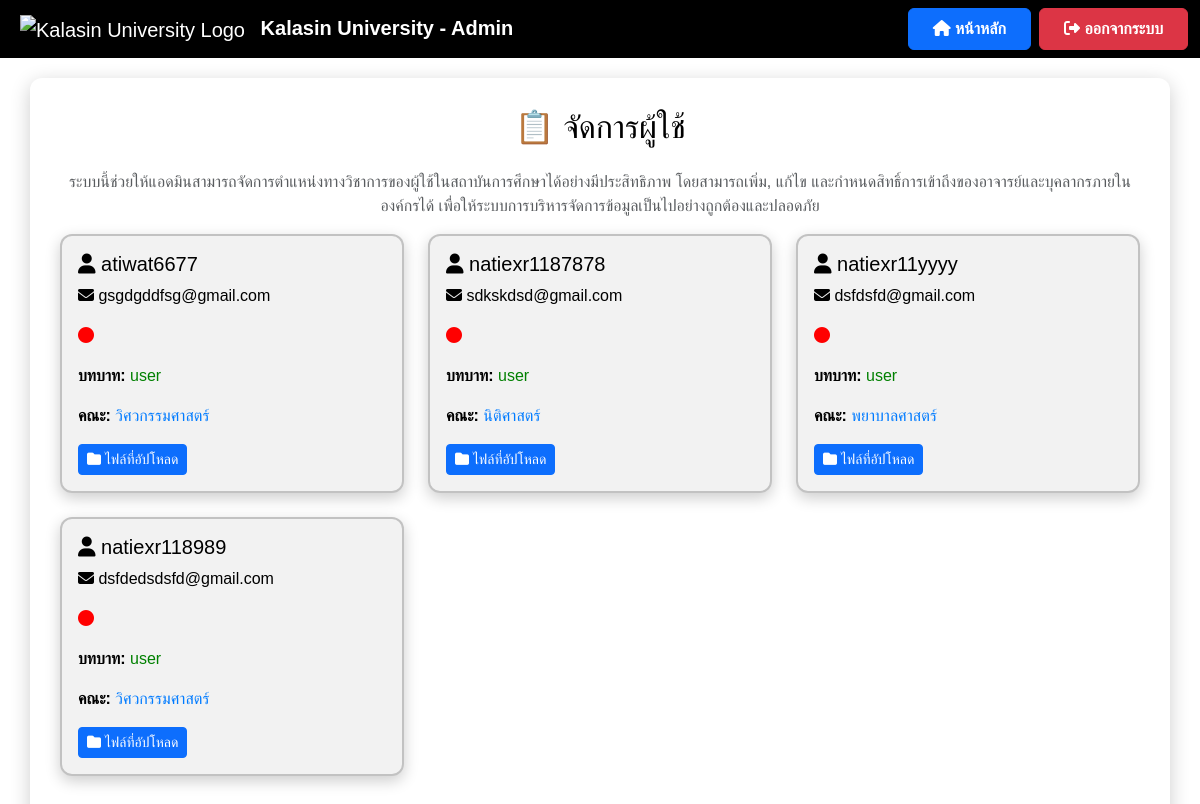
Page /manage_users_kana (signed in) on the committed database.
### app.py (models this page shows)
class User(db.Model):
    id = db.Column(db.Integer, primary_key=True)
    username = db.Column(db.String(100), unique=True, nullable=False)
    email = db.Column(db.String(150), unique=True, nullable=False)  # ✅ เพิ่ม email
    password = db.Column(db.String(200), nullable=False)
    role = db.Column(db.String(10), nullable=False, default='user')
    files = db.relationship('File', backref='user', lazy=True)
    faculty = db.Column(db.String(100), nullable=True)

### app.py (the view)
@app.route('/manage_users_kana')
def manage_users_kana():
    if 'role' not in session or session['role'] not in ['admin', 'admin_university']:
        flash("❌ คุณไม่มีสิทธิ์เข้าถึงหน้านี้!", "danger")
        return redirect(url_for('admin_login'))  # Redirect to login page if not admin
    users = User.query.filter(~User.role.in_(['admin', 'admin_university'])).all()
    return render_template('manage_users_kana.html', users=users)

### app.py (called while the page is built)
@app.template_filter('faculty_th')
def faculty_th(code):
    mapping = {
        'engineering': 'วิศวกรรมศาสตร์',
        'science':     'วิทยาศาสตร์',
        'education':   'ครุศาสตร์',
        'nursing':     'พยาบาลศาสตร์',
        'law':         'นิติศาสตร์',
        'arts':        'ศิลปศาสตร์'
    }
    return mapping.get(code, code or "ไม่ระบุคณะ")

### templates/manage_users_kana.html (shortened to what this page needs)
<!DOCTYPE html>
<html lang="th">
<head>
    <link href="https://cdn.jsdelivr.net/npm/bootstrap@5.3.3/dist/css/bootstrap.min.css" rel="stylesheet">
    <link rel="stylesheet" href="https://cdnjs.cloudflare.com/ajax/libs/font-awesome/6.4.2/css/all.min.css">
</head>
<body>
    <nav class="navbar navbar-expand-lg navbar-dark">
        <div class="container-fluid">
            <a class="navbar-brand ms-2" href="{{ url_for('admin_dashboard') }}">
                <img src="https://upload.wikimedia.org/wikipedia/th/4/4e/Kalasin_University_Seal.svg"
                     alt="Kalasin University Logo"
                     style="height: 50px; margin-right: 10px;">
                <strong>Kalasin University - Admin</strong>
            </a>
            <div class="ms-auto d-flex">
                <a href="{{ url_for('admin_dashboard') }}" class="btn btn-primary fw-bold px-4 py-2 me-2">
                    <i class="fas fa-home"></i> หน้าหลัก
                </a>
                <a href="{{ url_for('logout') }}" class="btn btn-danger fw-bold px-4 py-2">
                    <i class="fas fa-sign-out-alt"></i> ออกจากระบบ
                </a>
            </div>
        </div>
    </nav>
    <div class="container container-custom">
        <h2 class="mb-4 text-center">📋 จัดการผู้ใช้</h2>
    <p class="text-center text-muted">
        ระบบนี้ช่วยให้แอดมินสามารถจัดการตำแหน่งทางวิชาการของผู้ใช้ในสถาบันการศึกษาได้อย่างมีประสิทธิภาพ
        โดยสามารถเพิ่ม, แก้ไข และกำหนดสิทธิ์การเข้าถึงของอาจารย์และบุคลากรภายในองค์กรได้
        เพื่อให้ระบบการบริหารจัดการข้อมูลเป็นไปอย่างถูกต้องและปลอดภัย
    </p>
        <div class="row">
            {% for user in users %}
            <div class="col-md-4 mb-4">
                <div class="user-card p-3">
                    <h5><i class="fas fa-user"></i> {{ user.username }}</h5>
                    <p><i class="fas fa-envelope"></i> {{ user.email }}</p>
                    <p><i class="fas fa-circle" style="color: {% if user.status == 'active' %}green{% else %}red{% endif %};"></i> {{ user.status }}</p>
                    <p><strong>บทบาท: </strong><span style="color: green;">{{ user.role }}</span></p>
                    <p>
                        <strong>คณะ: </strong>
                        <span style="color:#007bff;">{{ user.faculty|faculty_th }}</span>
                      </p>
                    <div class="d-flex justify-content-between mt-3">
                        <a href="{{ url_for('view_user', user_id=user.id) }}" class="btn btn-primary btn-sm">
                            <i class="fas fa-folder"></i> ไฟล์ที่อัปโหลด
                        </a>
                    </div>
                </div>
            </div>
            {% endfor %}
        </div>
    </div>
</body>
</html>

### templates/manage_users_kana.html (style rules this page uses)
body { font-family: 'Poppins', sans-serif; background: white; color: black; }
.navbar { background: #000000; backdrop-filter: blur(10px); }
.container-custom { background: #ffffff; border-radius: 12px; padding: 30px; box-shadow: 0 5px 20px rgba(0, 0, 0, 0.2); margin-top: 20px; }
.user-card { background: rgba(0, 0, 0, 0.05); color: black; border-radius: 12px; padding: 20px; border: 2px solid rgba(0, 0, 0, 0.2); box-shadow: 0 5px 15px rgba(0, 0, 0, 0.2); transition: transform 0.2s; cursor: pointer; position: relative; }

### rows in the picture
User: username "atiwat6677", email "gsgdgddfsg@gmail.com", role "user", faculty|faculty_th "วิศวกรรมศาสตร์"
User: username "natiexr1187878", email "sdkskdsd@gmail.com", role "user", faculty|faculty_th "นิติศาสตร์"
User: username "natiexr11yyyy", email "dsfdsfd@gmail.com", role "user", faculty|faculty_th "พยาบาลศาสตร์"
User: username "natiexr118989", email "dsfdedsdsfd@gmail.com", role "user", faculty|faculty_th "วิศวกรรมศาสตร์"
